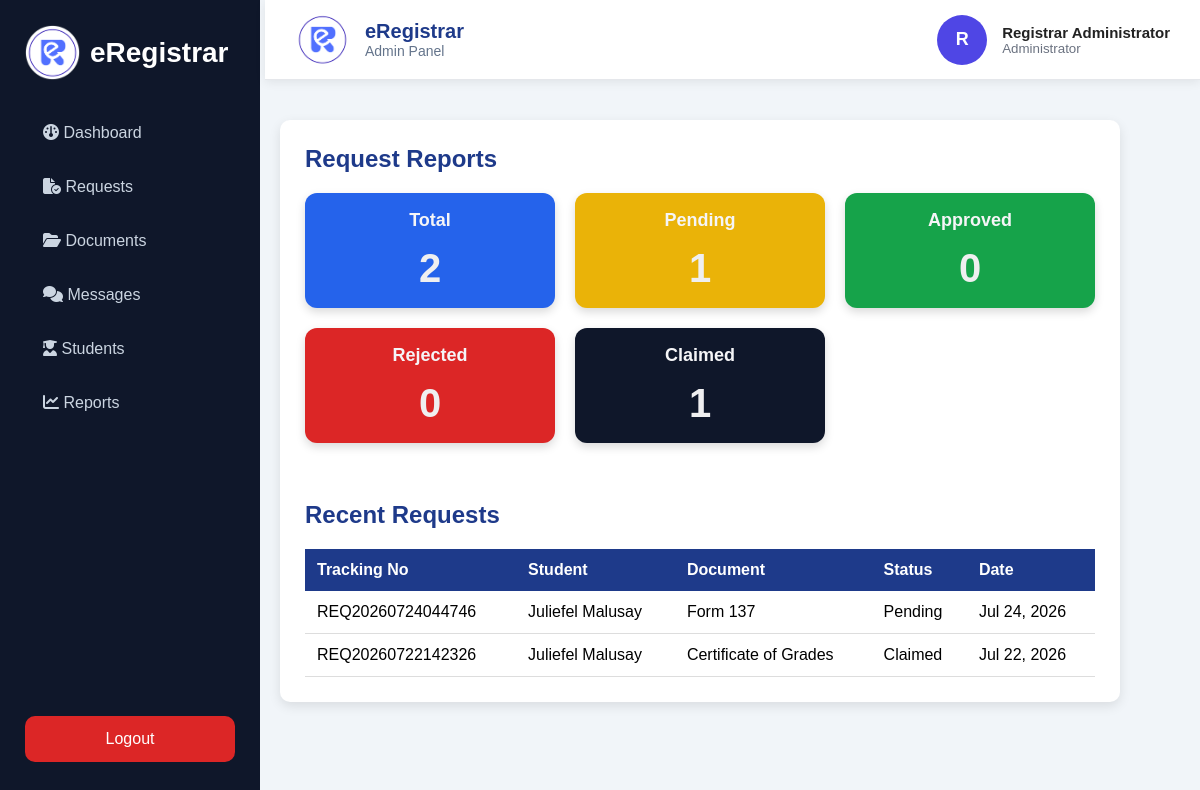
Screenshot of /admin/reports.php (signed in) with the database file from the repository.
### tables this page shows
CREATE TABLE `requests` (
  `request_id` int(11) NOT NULL,
  `tracking_no` varchar(50) NOT NULL,
  `user_id` int(11) NOT NULL,
  `document_id` int(11) NOT NULL,
  `purpose` text NOT NULL,
  `quantity` int(11) DEFAULT 1,
  `remarks` text DEFAULT NULL,
  `uploaded_file` varchar(255) DEFAULT NULL,
  `status` varchar(50) DEFAULT 'Pending',
  `request_date` timestamp NOT NULL DEFAULT current_timestamp(),
  `claim_date` date DEFAULT NULL,
  `payment_method` enum('E-Payment','On the Counter') NOT NULL DEFAULT 'On the Counter',
  `payment_status` enum('Pending','Paid','Rejected') NOT NULL DEFAULT 'Pending',
  `fullname` varchar(100) DEFAULT NULL,
  `student_no` varchar(50) DEFAULT NULL,
  `course` varchar(100) DEFAULT NULL,
  `year_level` varchar(50) DEFAULT NULL,
  `email` varchar(100) DEFAULT NULL
);

CREATE TABLE `users` (
  `user_id` int(11) NOT NULL,
  `student_no` varchar(50) DEFAULT NULL,
  `fullname` varchar(100) NOT NULL,
  `course` varchar(100) DEFAULT NULL,
  `year_level` varchar(50) DEFAULT NULL,
  `contact_no` varchar(20) DEFAULT NULL,
  `email` varchar(100) NOT NULL,
  `password` varchar(255) NOT NULL,
  `role` varchar(20) DEFAULT 'Student',
  `created_at` timestamp NOT NULL DEFAULT current_timestamp(),
  `profile_image` varchar(255) DEFAULT NULL
);

CREATE TABLE `documents` (
  `document_id` int(11) NOT NULL,
  `document_name` varchar(100) NOT NULL,
  `description` text DEFAULT NULL,
  `fee` decimal(10,2) DEFAULT 0.00,
  `processing_days` int(11) DEFAULT 0,
  `requirements` text DEFAULT NULL,
  `status` enum('Available','Unavailable') DEFAULT 'Available',
  `created_at` timestamp NOT NULL DEFAULT current_timestamp()
);

### admin/reports.php (the view, shortened to what this page needs)
<?php
require_once __DIR__ . "/../includes/db.php";
$total = mysqli_query($conn,
"SELECT COUNT(*) AS total FROM requests");
$total_requests = mysqli_fetch_assoc($total)['total'];
$pending = mysqli_query($conn,
"SELECT COUNT(*) AS total FROM requests WHERE status='Pending'");
$pending_requests = mysqli_fetch_assoc($pending)['total'];
$approved = mysqli_query($conn,
"SELECT COUNT(*) AS total FROM requests WHERE status='Approved'");
$approved_requests = mysqli_fetch_assoc($approved)['total'];
$rejected = mysqli_query($conn,
"SELECT COUNT(*) AS total FROM requests WHERE status='Rejected'");
$rejected_requests = mysqli_fetch_assoc($rejected)['total'];
$claimed = mysqli_query($conn,
"SELECT COUNT(*) AS total FROM requests WHERE status='Claimed'");
$claimed_requests = mysqli_fetch_assoc($claimed)['total'];
$recent = mysqli_query($conn,"
SELECT
r.tracking_no,
u.fullname,
d.document_name,
r.status,
r.request_date
FROM requests r
JOIN users u
ON r.user_id=u.user_id
JOIN documents d
ON r.document_id=d.document_id
ORDER BY r.request_date DESC
LIMIT 10
");
?>
<!DOCTYPE html>
<html>
<head>
<link rel="stylesheet" href="../assets/css/dashboard.css">
<link rel="stylesheet" href="../assets/css/admin.css">
</head>
<body>
<?php include("sidebar.php"); ?>
<div class="admin-content">
<?php include("header.php"); ?>
<div class="container">
<h2>Request Reports</h2>
<div class="dashboard-cards">
<div class="card blue">
<h3>Total</h3>
<p>
<?php echo $total_requests; ?>
</p>
</div>
<div class="card yellow">
<h3>Pending</h3>
<p>
<?php echo $pending_requests; ?>
</p>
</div>
<div class="card green">
<h3>Approved</h3>
<p>
<?php echo $approved_requests; ?>
</p>
</div>
<div class="card red">
<h3>Rejected</h3>
<p>
<?php echo $rejected_requests; ?>
</p>
</div>
<div class="card dark">
<h3>Claimed</h3>
<p>
<?php echo $claimed_requests; ?>
</p>
</div>
</div>
<br>
<h2>Recent Requests</h2>
<table>
<tr>
<th>Tracking No</th>
<th>Student</th>
<th>Document</th>
<th>Status</th>
<th>Date</th>
</tr>
<?php while($row=mysqli_fetch_assoc($recent)){ ?>
<tr>
<td>
<?php echo $row['tracking_no']; ?>
</td>
<td>
<?php echo $row['fullname']; ?>
</td>
<td>
<?php echo $row['document_name']; ?>
</td>
<td>
<?php echo $row['status']; ?>
</td>
<td>
<?php echo date("M d, Y",strtotime($row['request_date'])); ?>
</td>
</tr>
<?php } ?>
</table>
</div>
</div>
</body>
</html>

### assets/css/dashboard.css (style rules this page uses)
.blue { background:#dbeafe; }
.green { background:#dcfce7; }
* { margin:0; padding:0; box-sizing:border-box; font-family:Arial, Helvetica, sans-serif; }
body { background:#f4f7fb; }
.admin-content { margin-left:260px; padding:25px; min-height:100vh; }
.container { margin-top:25px; }
.dashboard-cards { display:grid; grid-template-columns:repeat(auto-fit,minmax(220px,1fr)); gap:20px; margin-bottom:40px; }
.card { background:#4c7dbc; border-radius:18px; padding:30px; text-align:center; box-shadow:0 8px 20px rgba(192,197,203,.15); transition:all .3s ease; }
.card h3 { color:#f5f5f7; font-size:18px; margin-bottom:12px; font-weight:600; padding-top: 15px; }
.card p { color:#efeff0; font-size:40px; font-weight:bold; padding-bottom: 15px; }

### assets/css/admin.css (style rules this page uses)
body { background: #f4f6f9; font-family: Arial, sans-serif; }
.container { width: 100%; margin: 40px auto; background: white; padding: 25px; border-radius: 10px; box-shadow: 0 4px 12px rgba(0,0,0,0.1); }
h2 { color: #1e3a8a; margin-bottom: 20px; }
table { width: 100%; border-collapse: collapse; }
table th { background: #1e3a8a; color: white; padding: 12px; text-align: left; }
table td { padding: 12px; border-bottom: 1px solid #ddd; }
.dashboard-cards { display:grid; grid-template-columns:repeat(auto-fit,minmax(220px,1fr)); gap:20px; }
.card { padding:2px; border-radius:12px; color:white; text-align:center; box-shadow:0 4px 10px rgba(0,0,0,.15); }
.card h3 { margin:0; font-size:18px; }
.card p { font-size:40px; font-weight:bold; margin:15px 0 0; }
.blue { background:#2563eb; }
.green { background:#16a34a; }
.yellow { background:#eab308; }
.dark { background:#374151; }
.admin-content { margin-left:200px; padding:80px; border-radius: 0px; }
.red { background:#dc2626; }
* { box-sizing:border-box; }
body { margin:0; font-family:"Segoe UI",Arial,sans-serif; background:#f1f5f9; }
.dark { background:#0f172a; }
::placeholder { color:#94a3b8; }

### rows the page displays
requests: tracking_no "REQ20260724044746", user.fullname "Juliefel Malusay", document.document_name "Form 137", status "Pending", request_date "Jul 24, 2026"
requests: tracking_no "REQ20260722142326", user.fullname "Juliefel Malusay", document.document_name "Certificate of Grades", status "Claimed", request_date "Jul 22, 2026"

### other values shown
substr($_SESSION['fullname'], 0, 1) "R"
$_SESSION['fullname'] "Registrar Administrator"
$total_requests "2"
$pending_requests "1"
$approved_requests "0"
$rejected_requests "0"
$claimed_requests "1"
